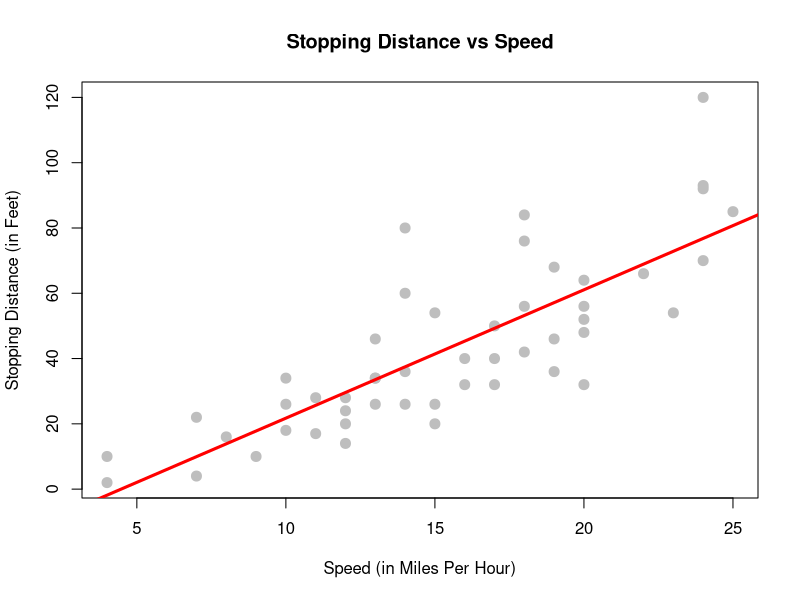
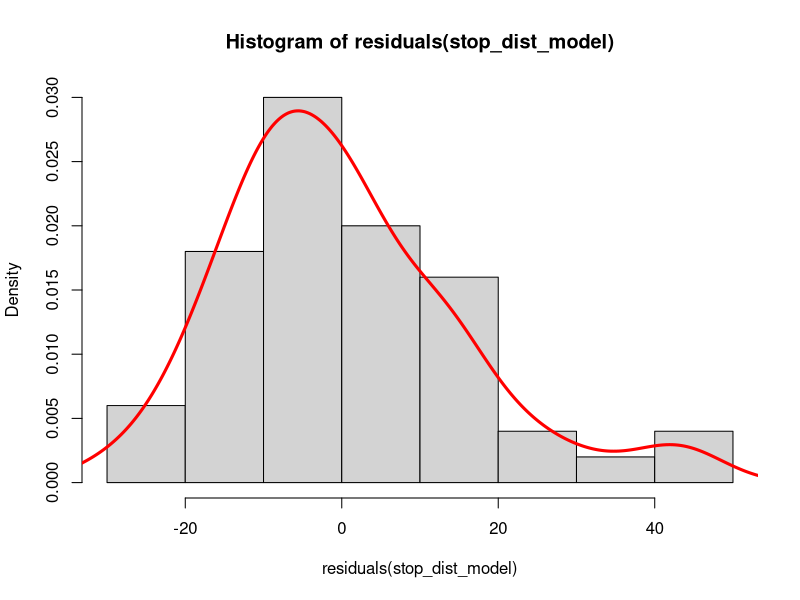

The R source for these figures, in order:
## ---- chunk 1
stop_dist_model = lm(dist ~ speed, data = cars)
plot(dist ~ speed, data = cars,
     xlab = "Speed (in Miles Per Hour)",
     ylab = "Stopping Distance (in Feet)",
     main = "Stopping Distance vs Speed",
     pch  = 20,
     cex  = 2,
     col  = "grey")
abline(stop_dist_model, lwd = 3, col = "red")
## ---- chunk 2
hist(residuals(stop_dist_model),freq=FALSE)
lines(density(residuals(stop_dist_model)),col='red',lwd=3)
